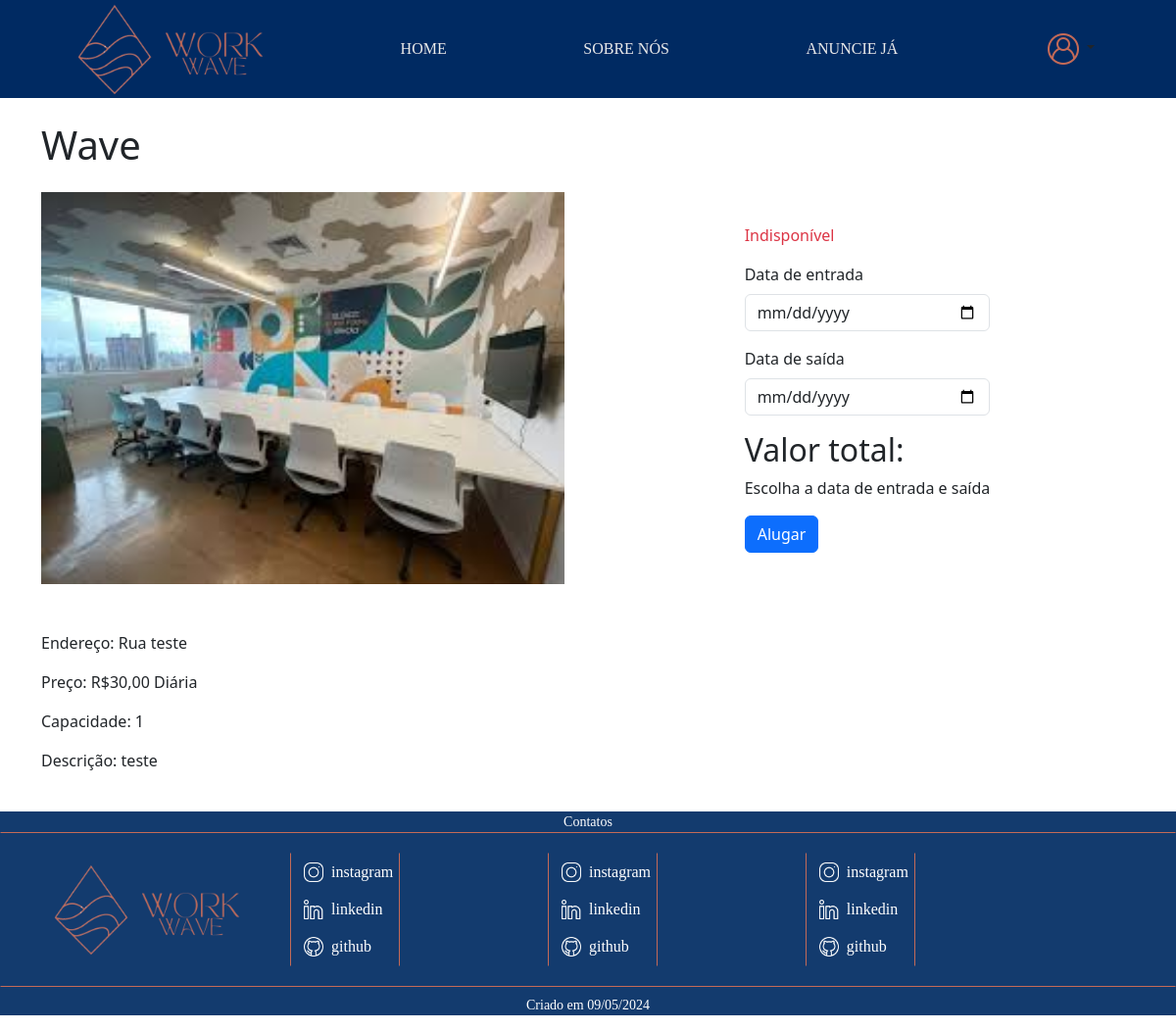
Before: /AnuncioDetalhes.php?id=15 with the older database file.
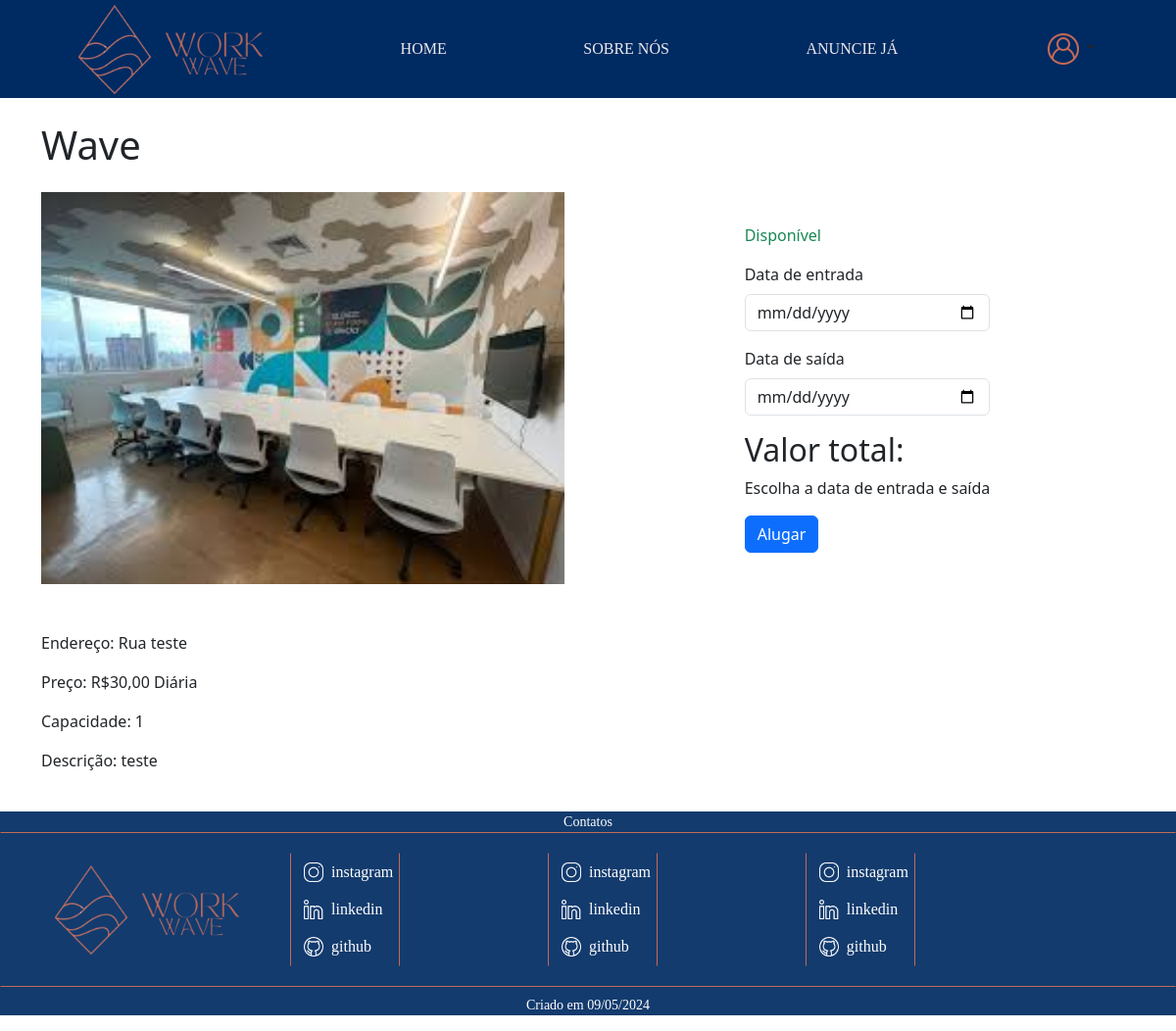
After: the same page with the newer database file.
### AnuncioDetalhes.php (the view, shortened to what the changed rows need)
<?php
    try {
        $conexao = new PDO("mysql:host=localhost; dbname=workwave", "root", "");
        $conexao->setAttribute(PDO::ATTR_ERRMODE, PDO::ERRMODE_EXCEPTION);
        $query = "SELECT * FROM EspacoDados WHERE EspId = :id_anuncio";
        $stmt = $conexao->prepare($query);
        $stmt->bindParam(':id_anuncio', $_SESSION['id_anuncio'], PDO::PARAM_INT);
        $stmt->execute();
        if ($stmt->rowCount() > 0) {
            $espaco = $stmt->fetch(PDO::FETCH_ASSOC);
            $nome = $espaco['EspNome'];
            $disponibilidade = $espaco['EspDisponibilidade'];
        } else {
            echo "Espaço não encontrado.";
        }
    } catch (PDOException $erro) {
        echo "Erro na conexão:" . $erro->getMessage();
    }
?>
<!DOCTYPE html>
<html lang="en">
<head>
    <link href="https://cdn.jsdelivr.net/npm/bootstrap@5.3.3/dist/css/bootstrap.min.css" rel="stylesheet">
    <link rel="stylesheet" href="css/Style.css">
    <link rel="stylesheet" href="AnuncioDetalhes.css">
</head>
<body>
    <div class="container py-4">
        <div class="row">
            <div class="col-md-6">
                <div class="anuncio">
                    <h1 class ="mb-4"><?php echo $nome; ?></h1>
                </div>
            </div>
            <div class="col-md-6 mt-4">
                <div class="formularioAluguel d-flex mt-5 justify-content-center p-4">
                    <form class="formCalculo">
                            <p class="card-text mt-2 <?php echo $disponibilidade == 0 ? 'text-danger' : 'text-success'; ?>">
                                <?php echo $disponibilidade == 0 ? 'Indisponível' : 'Disponível'; ?>
                            </p>
                            <div class="mb-3">
                                <label for="dataEntrada" class="form-label">Data de entrada</label>
                                <input type="date" class="form-control" id="dataEntrada" name="dataEntrada" min="<?php echo date('Y-m-d'); ?>">
                            </div>
                            <div class="mb-3">
                                <label for="dataSaida" class="form-label">Data de saída</label>
                                <input type="date" class="form-control" id="dataSaida" name="dataSaida" min="<?php echo date('Y-m-d'); ?>">
                            </div>
                            <h2>Valor total:</h2>
                            <p id="valorTotal">Escolha a data de entrada e saída</p>
                            <button type="submit" class="btn btn-primary">Alugar</button>
                        </form>
                </div>
            </div>
        </div>
    </div>
</body>
</html>

Changed rows visible on the page:
changed espacodados "Wave": EspDisponibilidade empty → 1 (drawn)
Other visible differences:
text no longer shown: "Indisponível"
text now shown: "Disponível"
